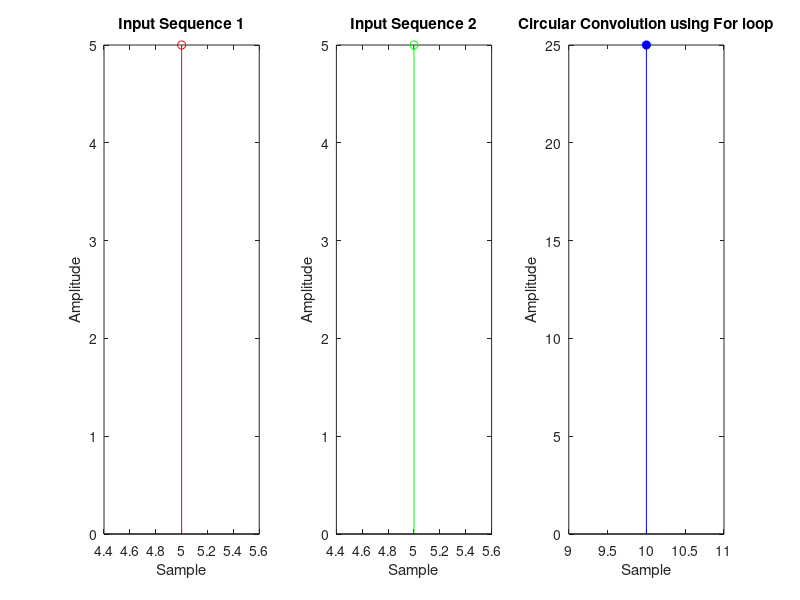

Write the MATLAB code that produced this figure.
clc;
close all;

x = input('Enter the input Sequence 1 : ');
spx = input('Enter the starting point of sequence 1 : ');
lx = length(x);
subplot(1,3,1);
stem(spx:spx+lx-1,x,'r');
xlabel('Sample');
ylabel('Amplitude');
title('Input Sequence 1');

h = input('Enter the input Sequence 2 : ');
sph = input('Enter the starting point of sequence 2 : ');
lh = length(h);
subplot(1,3,2);
stem(sph:sph+lh-1,h,'g');
xlabel('Sample');
ylabel('Amplitude');
title('Input Sequence 2');

ly = lx+lh-1;

X = [x,zeros(1,(ly-lx))];
H = [h,zeros(1,(ly-lh))];

circfor = zeros(1,ly);

for i=1: ly
    for j=1:i
        circfor(i) = circfor(i)+(X(j)*H(i-j+1));
    end
end

subplot(1,3,3);
stem(spx+sph:spx+sph+ly-1,circfor,'fill','b');
xlabel('Sample');
ylabel('Amplitude');
title('Circular Convolution using For loop');
